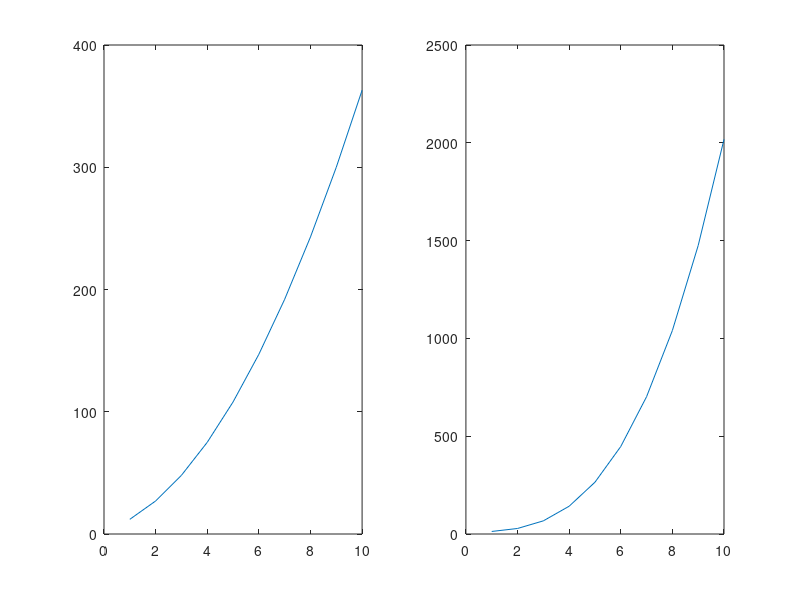

The MATLAB script that drew this image:
% plot y=(3*x^2)+(6*x)+3 and y=(2*x^3)+(3*x^(1/2))+8 where 1<=x<=10

x=1:10;
y1=zeros(1,10);
y2=zeros(1,10);

for i=1:10
    y1(i)=(3*x(i)^2)+(6*x(i))+3;
    y2(i)=(2*x(i)^3)+(3*x(i)^(1/2))+8;
end

subplot(1,2,1);
plot(x,y1);
subplot(1,2,2);
plot(x,y2);